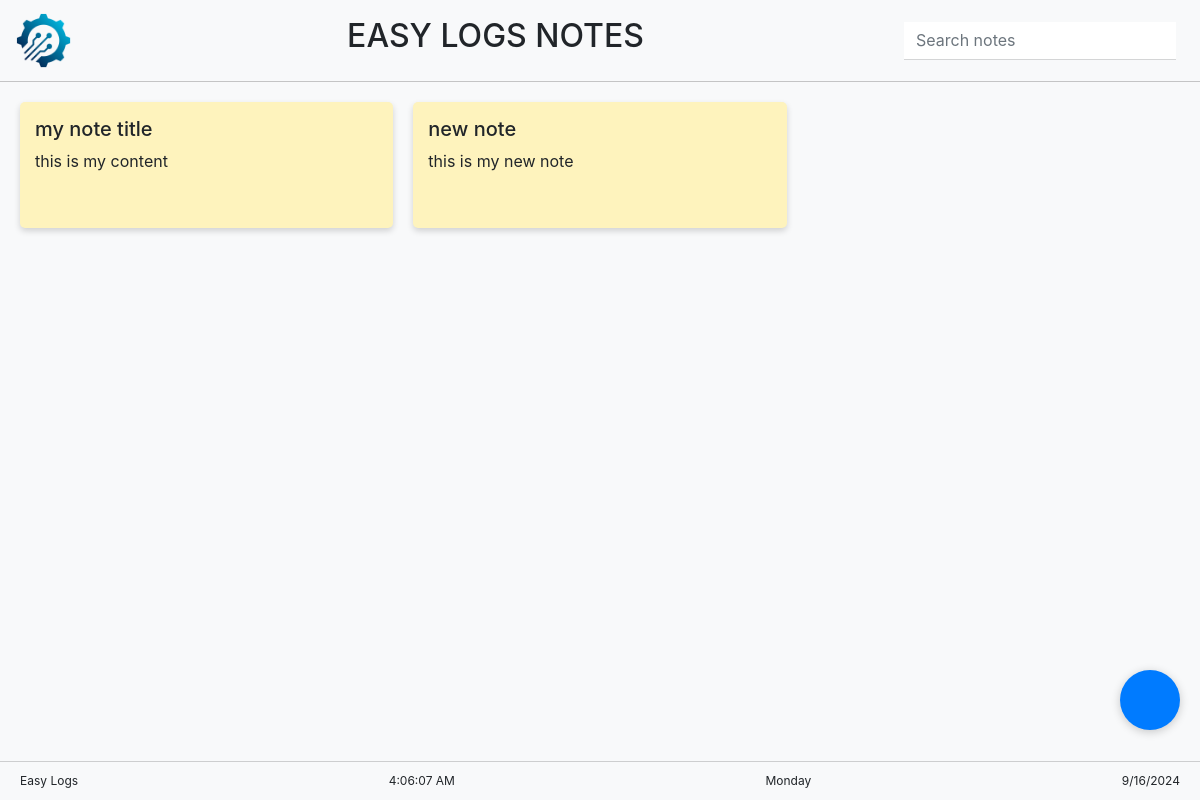
Page /create_notes/ on the committed database.
### database/models.py (models this page shows)
class Crm_Notes (models.Model):
    note_title = models.CharField(max_length=50)
    note_content = models.CharField(max_length=50)

### database/views.py (the view, shortened to what this page needs)
# urls.py: path('create_notes/', views.create_notes, name='create_notes'),
def create_notes(request):
    notes = Crm_Notes.objects.all()
    return render(request, "crm/Notes.html" , {'notes' : notes,})

### Templates/crm/Notes.html (shortened to what this page needs)
{% load static %}
<!DOCTYPE html>
<html lang="en">
<head>
  <link rel="stylesheet" href="https://cdn.jsdelivr.net/npm/bootstrap@4.5.2/dist/css/bootstrap.min.css">
  <link href="https://cdn.jsdelivr.net/npm/remixicon@3.5.0/fonts/remixicon.css" rel="stylesheet">
  <link rel="stylesheet" href="https://cdnjs.cloudflare.com/ajax/libs/animate.css/4.1.1/animate.min.css">
</head>
<body>
  <div class="content-wrapper">
    <nav class="navbar navbar-light bg-light">
      <a class="navbar-brand" href="/admin_dashboard">
        <img src="/static/images/Logo.png" alt="" id="nav-logo">
      </a>
      <h2 class="mx-auto"> EASY LOGS NOTES</h2>
      <form class="form-inline my-2 my-lg-0">
        <input class="form-control mr-sm-2 shadow-none" type="search" placeholder="Search notes" aria-label="Search" id="searchInput">
      </form>
    </nav>
    <div class="notes-container" id="notesContainer">
      {% for data in notes %}
      <div class="note">
        <h5> {{data.note_title}}</h5>
        <p>{{data.note_content}}</p>
        <div class="note-icons">
          <a id="delete" href="{% url "delete_note" data.id %}"></a>
        </div>
      </div>
      {% endfor %}
    </div>
    <a href="#" class="add-note-btn" id="addNoteBtn" data-toggle="modal" data-target="#addNoteModal">
    </a>
  </div>
  <footer class="footer">
    <div class="d-flex justify-content-between align-items-center">
      <span> Easy Logs</span>
      <span id="currentTime"></span>
      <span id="currentDay"></span>
      <span id="currentDate"></span>
    </div>
  </footer>
</body>
</html>

### Templates/crm/Notes.html (style rules this page uses)
html, body { height: 100%; }
body { background-color: #f8f9fa; display: flex; flex-direction: column; }
nav { border-bottom: 1px solid rgba(0, 0, 0, 0.212); }
.content-wrapper { flex: 1 0 auto; }
.notes-container { display: flex; flex-wrap: wrap; gap: 20px; padding: 20px; justify-content: flex-start; }
.note { background-color: #fef3bd; border-radius: 5px; padding: 15px; box-shadow: 0 3px 6px rgba(0,0,0,0.16); transition: all 0.5s ease; cursor: move; position: relative; z-index: 1; width: calc(25% - 15px); min-width: 250px; margin-bottom: 20px; }
@media (max-width: 1200px) { .note { width: calc(33.333% - 13.333px); } }
.note-icons { display: flex; justify-content: flex-end; margin-top: 10px; }
#searchInput { border: transparent; border-bottom: 1px solid rgba(0, 0, 0, 0.144); border-radius: 0px; }
.add-note-btn { position: fixed; bottom: 70px; right: 20px; width: 60px; height: 60px; border-radius: 50%; background-color: #007bff; color: white; display: flex; align-items: center; justify-content: center; font-size: 24px; box-shadow: 0 2px 10px rgba(0,0,0,0.2); z-index: 1000; }
.footer { background-color: #f8f9fa; padding: 10px 20px; text-align: center; font-size: 12px; border-top: 1px solid rgba(0, 0, 0, 0.171); flex-shrink: 0; }
#nav-logo { max-width: 325px; max-height: 55px; }
#delete { text-decoration: none; }

### rows in the picture
Crm_Notes: note_title "my note title", note_content "this is my content"
Crm_Notes: note_title "new note", note_content "this is my new note"
